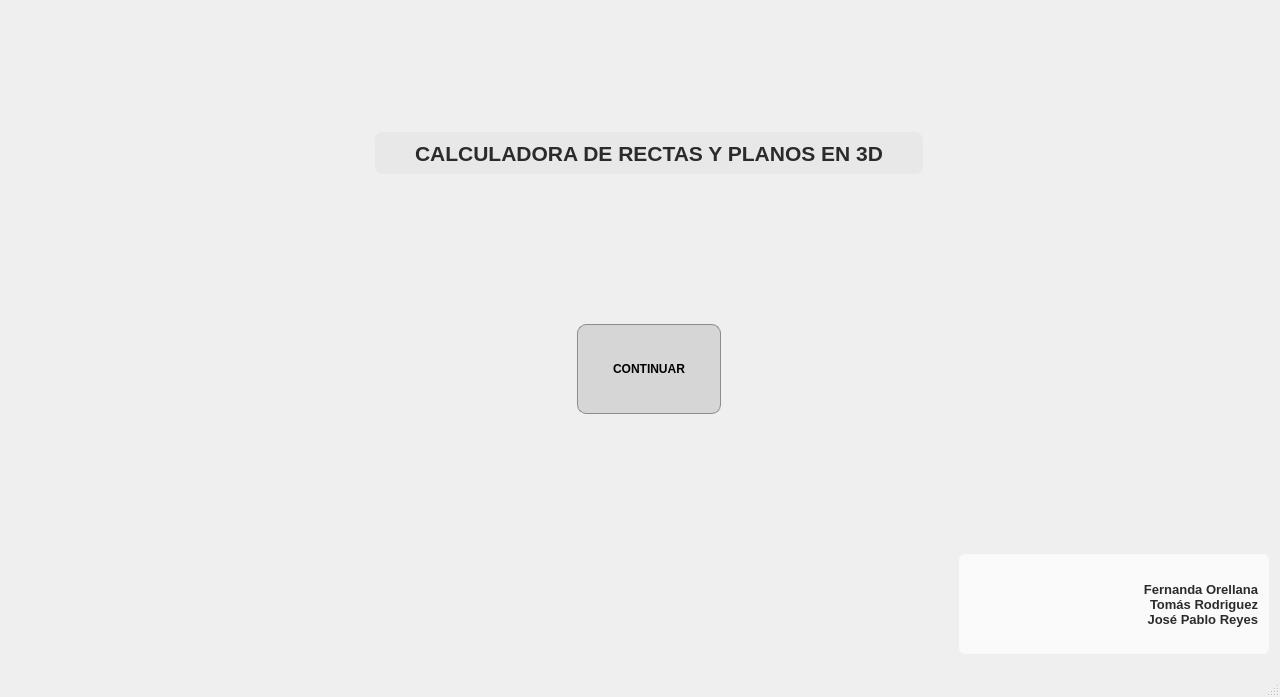
<?xml version="1.0" encoding="UTF-8"?>
<ui version="4.0">
 <class>MainWindow</class>
 <widget class="QMainWindow" name="MainWindow">
  <property name="geometry">
   <rect>
    <x>0</x>
    <y>0</y>
    <width>1280</width>
    <height>697</height>
   </rect>
  </property>
  <property name="windowTitle">
   <string>MainWindow</string>
  </property>
  <property name="styleSheet">
   <string notr="true"/>
  </property>
  <widget class="QWidget" name="centralwidget">
   <property name="styleSheet">
    <string notr="true">#centralWidget {
    background-image: url(:/prefix1/image002.jpg);
    background-repeat: no-repeat;
    background-position: center;
}</string>
   </property>
   <layout class="QGridLayout" name="gridLayout">
    <item row="0" column="0">
     <widget class="QStackedWidget" name="stackedWidget">
      <property name="styleSheet">
       <string notr="true"/>
      </property>
      <widget class="QWidget" name="pageIntroduccion">
       <property name="styleSheet">
        <string notr="true">border-image: url(:/prefix1/image002.jpg);</string>
       </property>
       <widget class="QLabel" name="label">
        <property name="geometry">
         <rect>
          <x>366</x>
          <y>123</y>
          <width>548</width>
          <height>42</height>
         </rect>
        </property>
        <property name="font">
         <font>
          <pointsize>16</pointsize>
          <bold>true</bold>
         </font>
        </property>
        <property name="styleSheet">
         <string notr="true">border-image: none;
background-color: rgba(230, 230, 230, 190); 
color: #2b2b2b;
border-radius: 8px;
padding: 5px 15px;
font-weight: bold;</string>
        </property>
        <property name="text">
         <string>CALCULADORA DE RECTAS Y PLANOS EN 3D</string>
        </property>
        <property name="alignment">
         <set>Qt::AlignCenter</set>
        </property>
       </widget>
       <widget class="QPushButton" name="botonContinuar">
        <property name="geometry">
         <rect>
          <x>568</x>
          <y>315</y>
          <width>144</width>
          <height>90</height>
         </rect>
        </property>
        <property name="styleSheet">
         <string notr="true">border-image: none;
background-color: #D6D6D6;
color: black;
font-weight: bold;
border-radius:9px;
border: 1px solid #8C8C8C;
padding: 19px;</string>
        </property>
        <property name="text">
         <string>CONTINUAR</string>
        </property>
       </widget>
       <widget class="QLabel" name="label_2">
        <property name="geometry">
         <rect>
          <x>950</x>
          <y>545</y>
          <width>310</width>
          <height>100</height>
         </rect>
        </property>
        <property name="styleSheet">
         <string notr="true">border-image: none;
background-color: rgba(255, 255, 255, 170);
color: #2b2b2b;
font-size: 13px;
font-weight: bold;
border-radius: 6px;
padding: 4px 8px;</string>
        </property>
        <property name="text">
         <string>Fernanda Orellana
Tomás Rodriguez
José Pablo Reyes</string>
        </property>
        <property name="alignment">
         <set>Qt::AlignRight|Qt::AlignVCenter</set>
        </property>
       </widget>
      </widget>
      <widget class="QWidget" name="pageIngresoDatos">
       <property name="styleSheet">
        <string notr="true">#pageIngresoDatos {
    border-image: url(:/prefix1/fondodatos.jpg) 0 0 0 0 stretch stretch;
}

#labelTitulo {
    color: #FFD700;
    font-size: 28px;
    font-weight: bold;
    background: transparent;
}
QLineEdit {
    background-color: white;
    color: black;
    border: 4px solid #555;
    border-radius: 10px;
    padding: 6px;
    selection-background-color: darkgray;
}
QPushButton {
    background-color: #d1d1d1;
    border: 6px solid #333;
    border-radius: 10px;
    padding: 10px;
    font-weight: bold;
    color: black;
}
#botonCalcular {
    background-color: #3498db;
    color: white;
    border: 2px solid #2980b9;
    border-radius: 8px;
    padding: 10px;
    font-size: 28px;
}

#botonCalcular:hover {
    background-color: #2980b9;
}

QLabel {
    color: white;
    font-weight: bold;
    font-size: 22px;
    background: transparent; 
}</string>
       </property>
       <widget class="QLabel" name="label_3">
        <property name="geometry">
         <rect>
          <x>177</x>
          <y>111</y>
          <width>65</width>
          <height>22</height>
         </rect>
        </property>
        <property name="font">
         <font>
          <pointsize>11</pointsize>
          <bold>true</bold>
         </font>
        </property>
        <property name="text">
         <string>X</string>
        </property>
        <property name="alignment">
         <set>Qt::AlignCenter</set>
        </property>
       </widget>
       <widget class="QLineEdit" name="inputX0">
        <property name="geometry">
         <rect>
          <x>130</x>
          <y>130</y>
          <width>158</width>
          <height>35</height>
         </rect>
        </property>
       </widget>
       <widget class="QLineEdit" name="inputY0">
        <property name="geometry">
         <rect>
          <x>561</x>
          <y>130</y>
          <width>158</width>
          <height>35</height>
         </rect>
        </property>
       </widget>
       <widget class="QLineEdit" name="inputB">
        <property name="geometry">
         <rect>
          <x>561</x>
          <y>267</y>
          <width>158</width>
          <height>35</height>
         </rect>
        </property>
       </widget>
       <widget class="QLineEdit" name="inputZ0">
        <property name="geometry">
         <rect>
          <x>992</x>
          <y>130</y>
          <width>158</width>
          <height>35</height>
         </rect>
        </property>
       </widget>
       <widget class="QLineEdit" name="inputA">
        <property name="geometry">
         <rect>
          <x>130</x>
          <y>267</y>
          <width>158</width>
          <height>35</height>
         </rect>
        </property>
       </widget>
       <widget class="QLineEdit" name="inputC">
        <property name="geometry">
         <rect>
          <x>992</x>
          <y>267</y>
          <width>158</width>
          <height>35</height>
         </rect>
        </property>
       </widget>
       <widget class="QLineEdit" name="inputAp">
        <property name="geometry">
         <rect>
          <x>80</x>
          <y>424</y>
          <width>158</width>
          <height>35</height>
         </rect>
        </property>
       </widget>
       <widget class="QLineEdit" name="inputBp">
        <property name="geometry">
         <rect>
          <x>401</x>
          <y>424</y>
          <width>158</width>
          <height>35</height>
         </rect>
        </property>
       </widget>
       <widget class="QLineEdit" name="inputCp">
        <property name="geometry">
         <rect>
          <x>722</x>
          <y>424</y>
          <width>158</width>
          <height>35</height>
         </rect>
        </property>
       </widget>
       <widget class="QLabel" name="label_4">
        <property name="geometry">
         <rect>
          <x>608</x>
          <y>111</y>
          <width>65</width>
          <height>22</height>
         </rect>
        </property>
        <property name="font">
         <font>
          <pointsize>11</pointsize>
          <bold>true</bold>
         </font>
        </property>
        <property name="text">
         <string>Y</string>
        </property>
        <property name="alignment">
         <set>Qt::AlignCenter</set>
        </property>
       </widget>
       <widget class="QLabel" name="label_5">
        <property name="geometry">
         <rect>
          <x>1037</x>
          <y>111</y>
          <width>65</width>
          <height>22</height>
         </rect>
        </property>
        <property name="font">
         <font>
          <pointsize>11</pointsize>
          <bold>true</bold>
         </font>
        </property>
        <property name="text">
         <string>Z</string>
        </property>
        <property name="alignment">
         <set>Qt::AlignCenter</set>
        </property>
       </widget>
       <widget class="QLabel" name="label_6">
        <property name="geometry">
         <rect>
          <x>175</x>
          <y>248</y>
          <width>65</width>
          <height>22</height>
         </rect>
        </property>
        <property name="font">
         <font>
          <pointsize>11</pointsize>
          <bold>true</bold>
         </font>
        </property>
        <property name="text">
         <string>A</string>
        </property>
        <property name="alignment">
         <set>Qt::AlignCenter</set>
        </property>
       </widget>
       <widget class="QLabel" name="label_7">
        <property name="geometry">
         <rect>
          <x>606</x>
          <y>248</y>
          <width>65</width>
          <height>22</height>
         </rect>
        </property>
        <property name="font">
         <font>
          <pointsize>11</pointsize>
          <bold>true</bold>
         </font>
        </property>
        <property name="text">
         <string>B</string>
        </property>
        <property name="alignment">
         <set>Qt::AlignCenter</set>
        </property>
       </widget>
       <widget class="QLabel" name="label_8">
        <property name="geometry">
         <rect>
          <x>1037</x>
          <y>248</y>
          <width>65</width>
          <height>22</height>
         </rect>
        </property>
        <property name="font">
         <font>
          <pointsize>11</pointsize>
          <bold>true</bold>
         </font>
        </property>
        <property name="text">
         <string>C</string>
        </property>
        <property name="alignment">
         <set>Qt::AlignCenter</set>
        </property>
       </widget>
       <widget class="QLabel" name="label_9">
        <property name="geometry">
         <rect>
          <x>1088</x>
          <y>398</y>
          <width>65</width>
          <height>22</height>
         </rect>
        </property>
        <property name="font">
         <font>
          <pointsize>11</pointsize>
          <bold>true</bold>
         </font>
        </property>
        <property name="text">
         <string>D</string>
        </property>
        <property name="alignment">
         <set>Qt::AlignCenter</set>
        </property>
       </widget>
       <widget class="QLabel" name="label_10">
        <property name="geometry">
         <rect>
          <x>125</x>
          <y>405</y>
          <width>65</width>
          <height>22</height>
         </rect>
        </property>
        <property name="font">
         <font>
          <pointsize>11</pointsize>
          <bold>true</bold>
         </font>
        </property>
        <property name="text">
         <string>Ax</string>
        </property>
        <property name="alignment">
         <set>Qt::AlignCenter</set>
        </property>
       </widget>
       <widget class="QLabel" name="label_11">
        <property name="geometry">
         <rect>
          <x>446</x>
          <y>405</y>
          <width>65</width>
          <height>22</height>
         </rect>
        </property>
        <property name="font">
         <font>
          <pointsize>11</pointsize>
          <bold>true</bold>
         </font>
        </property>
        <property name="text">
         <string>By</string>
        </property>
        <property name="alignment">
         <set>Qt::AlignCenter</set>
        </property>
       </widget>
       <widget class="QLabel" name="lineEdit">
        <property name="geometry">
         <rect>
          <x>562</x>
          <y>82</y>
          <width>155</width>
          <height>25</height>
         </rect>
        </property>
        <property name="font">
         <font>
          <pointsize>12</pointsize>
          <bold>true</bold>
         </font>
        </property>
        <property name="text">
         <string> Recta</string>
        </property>
        <property name="alignment">
         <set>Qt::AlignCenter</set>
        </property>
       </widget>
       <widget class="QLabel" name="labelTitulo">
        <property name="geometry">
         <rect>
          <x>375</x>
          <y>15</y>
          <width>530</width>
          <height>50</height>
         </rect>
        </property>
        <property name="font">
         <font>
          <family>URW Bookman</family>
          <pointsize>20</pointsize>
          <bold>true</bold>
         </font>
        </property>
        <property name="text">
         <string>Ingreso de coordenadas</string>
        </property>
        <property name="alignment">
         <set>Qt::AlignCenter</set>
        </property>
       </widget>
       <widget class="QLabel" name="lineEdit_3">
        <property name="geometry">
         <rect>
          <x>530</x>
          <y>191</y>
          <width>220</width>
          <height>35</height>
         </rect>
        </property>
        <property name="font">
         <font>
          <pointsize>12</pointsize>
          <bold>true</bold>
         </font>
        </property>
        <property name="text">
         <string>Vector Director</string>
        </property>
        <property name="alignment">
         <set>Qt::AlignCenter</set>
        </property>
       </widget>
       <widget class="QLabel" name="lineEdit_4">
        <property name="geometry">
         <rect>
          <x>563</x>
          <y>342</y>
          <width>155</width>
          <height>35</height>
         </rect>
        </property>
        <property name="font">
         <font>
          <pointsize>12</pointsize>
          <bold>true</bold>
         </font>
        </property>
        <property name="text">
         <string>plano 3D</string>
        </property>
        <property name="alignment">
         <set>Qt::AlignCenter</set>
        </property>
       </widget>
       <widget class="QPushButton" name="botonCalcular">
        <property name="geometry">
         <rect>
          <x>503</x>
          <y>482</y>
          <width>274</width>
          <height>83</height>
         </rect>
        </property>
        <property name="font">
         <font>
          <family>URW Bookman</family>
          <pointsize>-1</pointsize>
          <italic>true</italic>
          <bold>true</bold>
         </font>
        </property>
        <property name="text">
         <string>Calcular</string>
        </property>
       </widget>
       <widget class="QLineEdit" name="inputDp">
        <property name="geometry">
         <rect>
          <x>1043</x>
          <y>424</y>
          <width>158</width>
          <height>35</height>
         </rect>
        </property>
       </widget>
       <widget class="QLabel" name="label_12">
        <property name="geometry">
         <rect>
          <x>767</x>
          <y>405</y>
          <width>65</width>
          <height>22</height>
         </rect>
        </property>
        <property name="font">
         <font>
          <pointsize>11</pointsize>
          <bold>true</bold>
         </font>
        </property>
        <property name="text">
         <string>Cz</string>
        </property>
        <property name="alignment">
         <set>Qt::AlignCenter</set>
        </property>
       </widget>
      </widget>
      <widget class="QWidget" name="pageResultados">
       <property name="styleSheet">
        <string notr="true">#pageResultados {
    border-image: url(:/prefix1/cerca-formulas-matematicas-pizarra_493343-2839.jpg) 0 0 0 0 stretch stretch;
}</string>
       </property>
       <widget class="QLabel" name="labelResultado">
        <property name="geometry">
         <rect>
          <x>390</x>
          <y>96</y>
          <width>500</width>
          <height>233</height>
         </rect>
        </property>
        <property name="font">
         <font>
          <family>URW Bookman</family>
          <pointsize>14</pointsize>
          <bold>true</bold>
         </font>
        </property>
        <property name="styleSheet">
         <string notr="true">background-color: rgba(255, 255, 255, 215);
color: #1a3a5c;
border-radius: 10px;
padding: 16px;</string>
        </property>
        <property name="text">
         <string>TextLabel</string>
        </property>
        <property name="wordWrap">
         <bool>true</bool>
        </property>
       </widget>
       <widget class="QPushButton" name="botonVerDesarrollo">
        <property name="geometry">
         <rect>
          <x>330</x>
          <y>397</y>
          <width>280</width>
          <height>103</height>
         </rect>
        </property>
        <property name="font">
         <font>
          <family>URW Bookman</family>
          <pointsize>10</pointsize>
          <italic>true</italic>
          <bold>true</bold>
         </font>
        </property>
        <property name="styleSheet">
         <string notr="true">background-color: #5d6d7e;
color: white;
border-radius: 10px;
border: 1px solid #34495e;</string>
        </property>
        <property name="text">
         <string>Paso a Paso</string>
        </property>
       </widget>
       <widget class="QPushButton" name="botonGraficar">
        <property name="geometry">
         <rect>
          <x>670</x>
          <y>397</y>
          <width>280</width>
          <height>103</height>
         </rect>
        </property>
        <property name="font">
         <font>
          <family>URW Bookman</family>
          <pointsize>11</pointsize>
          <bold>true</bold>
         </font>
        </property>
        <property name="styleSheet">
         <string notr="true">background-color: #3498db;
color: white;
border-radius: 10px;
border: 1px solid #2980b9;</string>
        </property>
        <property name="text">
         <string>Graficar Resultado</string>
        </property>
       </widget>
      </widget>
      <widget class="QWidget" name="pagePasoDesarrollo">
       <property name="styleSheet">
        <string notr="true">#pagePasoDesarrollo {
    border-image: url(:/prefix1/cerca-formulas-matematicas-pizarra_493343-2839.jpg) 0 0 0 0 stretch stretch;
}</string>
       </property>
       <widget class="QTextEdit" name="textEditDesarrollo">
        <property name="geometry">
         <rect>
          <x>290</x>
          <y>21</y>
          <width>700</width>
          <height>397</height>
         </rect>
        </property>
       </widget>
       <widget class="QPushButton" name="botonGraficar_2">
        <property name="geometry">
         <rect>
          <x>330</x>
          <y>451</y>
          <width>280</width>
          <height>110</height>
         </rect>
        </property>
        <property name="font">
         <font>
          <family>URW Bookman</family>
          <pointsize>16</pointsize>
          <italic>false</italic>
          <bold>true</bold>
         </font>
        </property>
        <property name="styleSheet">
         <string notr="true">background-color: #3498db;
color: white;
border-radius: 10px;
border: 1px solid #2980b9;</string>
        </property>
        <property name="text">
         <string>Graficar</string>
        </property>
       </widget>
       <widget class="QPushButton" name="botonMenuOpciones">
        <property name="geometry">
         <rect>
          <x>670</x>
          <y>451</y>
          <width>280</width>
          <height>110</height>
         </rect>
        </property>
        <property name="font">
         <font>
          <family>URW Bookman</family>
          <pointsize>15</pointsize>
          <bold>true</bold>
         </font>
        </property>
        <property name="styleSheet">
         <string notr="true">background-color: #5d6d7e;
color: white;
border-radius: 10px;
border: 1px solid #34495e;</string>
        </property>
        <property name="text">
         <string>Menú Opciones</string>
        </property>
       </widget>
      </widget>
      <widget class="QWidget" name="pageDesarrollo">
       <property name="styleSheet">
        <string notr="true">#pageDesarrollo {
    background-color: rgb(60, 64, 70);
}</string>
       </property>
       <widget class="QLabel" name="labelTituloGrafica">
        <property name="geometry">
         <rect>
          <x>115</x>
          <y>7</y>
          <width>1050</width>
          <height>27</height>
         </rect>
        </property>
        <property name="font">
         <font>
          <pointsize>12</pointsize>
          <bold>true</bold>
         </font>
        </property>
        <property name="styleSheet">
         <string notr="true">color: white;</string>
        </property>
        <property name="text">
         <string>Visualización 3D — Recta y Plano (botón DERECHO del mouse para rotar, rueda para zoom)</string>
        </property>
        <property name="alignment">
         <set>Qt::AlignCenter</set>
        </property>
       </widget>
       <widget class="QWidget" name="contenedorGrafica3D" native="true">
        <property name="geometry">
         <rect>
          <x>21</x>
          <y>41</y>
          <width>1239</width>
          <height>602</height>
         </rect>
        </property>
        <property name="styleSheet">
         <string notr="true">background-color: rgb(10, 12, 16); border-radius: 8px;</string>
        </property>
       </widget>
       <widget class="QPushButton" name="botonVolverDesdeGrafica">
        <property name="geometry">
         <rect>
          <x>21</x>
          <y>7</y>
          <width>82</width>
          <height>27</height>
         </rect>
        </property>
        <property name="styleSheet">
         <string notr="true">background-color: rgb(127, 140, 141); color: white; font-weight: bold; border-radius: 6px;</string>
        </property>
        <property name="text">
         <string>&lt; Volver</string>
        </property>
       </widget>
      </widget>
      <widget class="QWidget" name="pageOpciones">
       <property name="styleSheet">
        <string notr="true">#pageOpciones {
    border-image: url(:/prefix1/fondo_tabla_real.jpg) 0 0 0 0 stretch stretch;
}</string>
       </property>
       <widget class="QLabel" name="lineEdit_2">
        <property name="geometry">
         <rect>
          <x>390</x>
          <y>30</y>
          <width>500</width>
          <height>70</height>
         </rect>
        </property>
        <property name="font">
         <font>
          <family>Liberation Serif</family>
          <pointsize>22</pointsize>
          <bold>true</bold>
         </font>
        </property>
        <property name="styleSheet">
         <string notr="true">background-color: rgba(230, 230, 230, 190);
color: #2b2b2b;
border-radius: 8px;
padding: 5px 15px;</string>
        </property>
        <property name="text">
         <string>Menú De Opciones </string>
        </property>
        <property name="alignment">
         <set>Qt::AlignCenter</set>
        </property>
       </widget>
       <widget class="QPushButton" name="botonNuevoCalculoOpciones">
        <property name="geometry">
         <rect>
          <x>465</x>
          <y>180</y>
          <width>350</width>
          <height>85</height>
         </rect>
        </property>
        <property name="font">
         <font>
          <pointsize>13</pointsize>
          <bold>true</bold>
         </font>
        </property>
        <property name="styleSheet">
         <string notr="true">background-color: #2ecc71;
color: white;
font-style: italic;
border-radius: 10px;
border: 1px solid #27ae60;</string>
        </property>
        <property name="text">
         <string>Nuevo Cálculo</string>
        </property>
       </widget>
       <widget class="QPushButton" name="botonVolverMenu">
        <property name="geometry">
         <rect>
          <x>465</x>
          <y>295</y>
          <width>350</width>
          <height>85</height>
         </rect>
        </property>
        <property name="font">
         <font>
          <pointsize>13</pointsize>
          <bold>true</bold>
         </font>
        </property>
        <property name="styleSheet">
         <string notr="true">background-color: #3498db;
color: white;
font-style: italic;
border-radius: 10px;
border: 1px solid #2980b9;</string>
        </property>
        <property name="text">
         <string>Volver Al Menú Principal</string>
        </property>
       </widget>
       <widget class="QPushButton" name="botonSalirOpciones">
        <property name="geometry">
         <rect>
          <x>465</x>
          <y>410</y>
          <width>350</width>
          <height>85</height>
         </rect>
        </property>
        <property name="font">
         <font>
          <pointsize>13</pointsize>
          <bold>true</bold>
         </font>
        </property>
        <property name="styleSheet">
         <string notr="true">background-color: #e74c3c;
color: white;
font-style: italic;
border-radius: 10px;
border: 1px solid #c0392b;</string>
        </property>
        <property name="text">
         <string>Salir</string>
        </property>
       </widget>
      </widget>
      <widget class="QWidget" name="pageMenuPrincipal">
       <property name="styleSheet">
        <string notr="true">#pageMenuPrincipal {
    border-image: url(:/prefix1/fondo_tabla_real.jpg) 0 0 0 0 stretch stretch;
}</string>
       </property>
       <widget class="QPushButton" name="botonNuevoCalculo">
        <property name="geometry">
         <rect>
          <x>513</x>
          <y>150</y>
          <width>254</width>
          <height>199</height>
         </rect>
        </property>
        <property name="font">
         <font>
          <family>Ubuntu Sans</family>
          <pointsize>22</pointsize>
          <italic>true</italic>
          <bold>true</bold>
         </font>
        </property>
        <property name="styleSheet">
         <string notr="true">QPushButton {
    background-color: #2ecc71; /* Un verde moderno */
    color: white;              /* Texto blanco para que resalte */
    border-style: solid;
    border-width: 1px;
    border-radius: 5px;        /* Bordes redondeados */
    padding: 5px;
}

QPushButton:hover {
    background-color: #27ae60; /* Se oscurece un poco al pasar el mouse */
}</string>
        </property>
        <property name="text">
         <string>Nuevo Cálculo</string>
        </property>
        <property name="autoRepeatDelay">
         <number>400</number>
        </property>
       </widget>
       <widget class="QPushButton" name="botonSalir">
        <property name="geometry">
         <rect>
          <x>544</x>
          <y>369</y>
          <width>192</width>
          <height>83</height>
         </rect>
        </property>
        <property name="font">
         <font>
          <family>Ubuntu Sans</family>
          <pointsize>16</pointsize>
          <italic>true</italic>
          <bold>true</bold>
         </font>
        </property>
        <property name="styleSheet">
         <string notr="true">QPushButton {
    background-color: #e74c3c; /* Un rojo vibrante */
    color: white;
    border-style: solid;
    border-width: 1px;
    border-radius: 5px;
    padding: 5px;
}

QPushButton:hover {
    background-color: #c0392b; /* Se oscurece al pasar el mouse */
}</string>
        </property>
        <property name="text">
         <string>SALIR</string>
        </property>
       </widget>
      </widget>
     </widget>
    </item>
   </layout>
  </widget>
  <widget class="QMenuBar" name="menubar">
   <property name="geometry">
    <rect>
     <x>0</x>
     <y>0</y>
     <width>1280</width>
     <height>16</height>
    </rect>
   </property>
  </widget>
  <widget class="QStatusBar" name="statusbar"/>
 </widget>
 <resources/>
 <connections/>
</ui>
